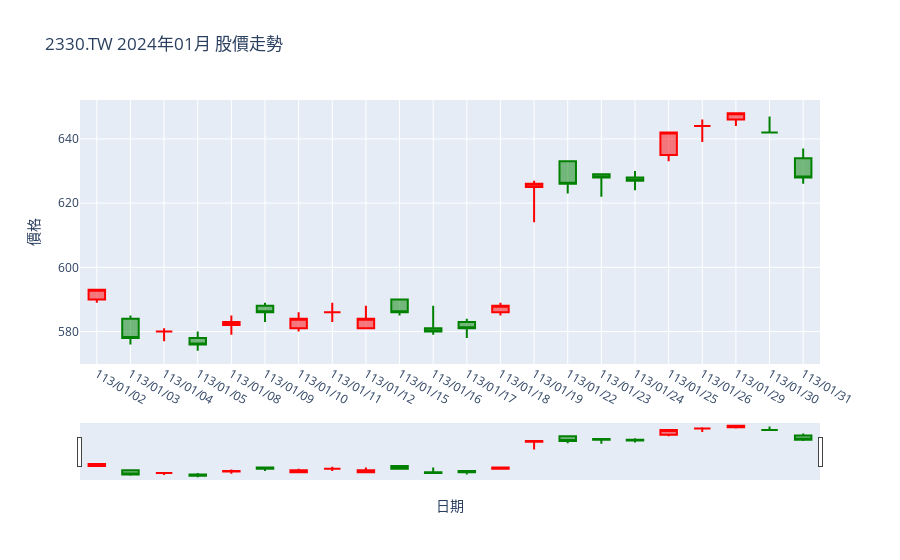

Notebook source saved alongside this figure:
### Code cell
url = 'https://www.twse.com.tw/exchangeReport/STOCK_DAY?response=json&date=%s&stockNo=%s' % (query_interval,code)
print(url)
html = requests.get(url)
content = json.loads(html.text)

if content['total'] != 0:
    stock_data = content['data']
    col_name = content['fields']

    df = pd.DataFrame(data=stock_data, columns=col_name)
    print(df) 
    print("--------------------------------")
    fig = go.Figure(data=[go.Candlestick(x=df['日期'],
                                    open=df['開盤價'],
                                    high=df['最高價'],
                                    low=df['最低價'],
                                    close=df['收盤價'],
                                    increasing_line_color='red',
                                    decreasing_line_color='green')])
    fig.update_layout(title=f'{code}.TW {YYYY}年{MM}月 股價走勢',
                    xaxis_title='日期',
                    yaxis_title='價格',
                xaxis_rangeslider_visible=True)
    fig.show()
else:
    print("查無資料")

### Figure 1 — Plotly figure (JSON) as saved in the notebook; plotly's stock layout.template omitted (floating-point values rounded to 4 significant figures)
{"data": [{"close": ["593.00", "578.00", "580.00", "576.00", "583.00", "586.00", "584.00", "586.00", "584.00", "586.00", "580.00", "581.00", "588.00", "626.00", "626.00", "628.00", "627.00", "642.00", "644.00", "648.00", "642.00", "628.00"], "decreasing": {"line": {"color": "green"}}, "high": ["593.00", "585.00", "581.00", "580.00", "585.00", "589.00", "586.00", "589.00", "588.00", "590.00", "588.00", "584.00", "589.00", "627.00", "633.00", "629.00", "630.00", "642.00", "646.00", "648.00", "647.00", "637.00"], "increasing": {"line": {"color": "red"}}, "low": ["589.00", "576.00", "577.00", "574.00", "579.00", "583.00", "580.00", "583.00", "581.00", "585.00", "579.00", "578.00", "585.00", "614.00", "623.00", "622.00", "624.00", "633.00", "639.00", "644.00", "642.00", "626.00"], "open": ["590.00", "584.00", "580.00", "578.00", "582.00", "588.00", "581.00", "586.00", "581.00", "590.00", "581.00", "583.00", "586.00", "625.00", "633.00", "629.00", "628.00", "635.00", "644.00", "646.00", "642.00", "634.00"], "type": "candlestick", "x": ["113/01/02", "113/01/03", "113/01/04", "113/01/05", "113/01/08", "113/01/09", "113/01/10", "113/01/11", "113/01/12", "113/01/15", "113/01/16", "113/01/17", "113/01/18", "113/01/19", "113/01/22", "113/01/23", "113/01/24", "113/01/25", "113/01/26", "113/01/29", "113/01/30", "113/01/31"]}], "layout": {"title": {"text": "2330.TW 2024年01月 股價走勢"}, "xaxis": {"rangeslider": {"visible": true}, "title": {"text": "日期"}}, "yaxis": {"title": {"text": "價格"}}}}
